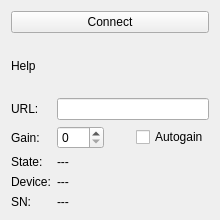
<?xml version="1.0" encoding="UTF-8"?>
<ui version="4.0">
 <class>spyServer_widget_8</class>
 <widget class="QWidget" name="spyServer_widget_8">
  <property name="geometry">
   <rect>
    <x>0</x>
    <y>0</y>
    <width>220</width>
    <height>220</height>
   </rect>
  </property>
  <property name="windowTitle">
   <string>SpyServer Client</string>
  </property>
  <layout class="QVBoxLayout" name="verticalLayout">
   <item>
    <layout class="QHBoxLayout" name="horizontalLayout">
     <item>
      <widget class="QPushButton" name="btnConnect">
       <property name="text">
        <string>Connect</string>
       </property>
      </widget>
     </item>
    </layout>
   </item>
   <item>
    <widget class="QLabel" name="lblHelp">
     <property name="text">
      <string>Help</string>
     </property>
    </widget>
   </item>
   <item>
    <layout class="QFormLayout" name="formLayout">
     <item row="0" column="0">
      <widget class="QLabel" name="label_3">
       <property name="text">
        <string>URL:</string>
       </property>
      </widget>
     </item>
     <item row="0" column="1">
      <widget class="QLineEdit" name="editIpAddress"/>
     </item>
     <item row="3" column="0">
      <widget class="QLabel" name="label_4">
       <property name="text">
        <string>State:</string>
       </property>
      </widget>
     </item>
     <item row="3" column="1">
      <widget class="QLabel" name="lblState">
       <property name="text">
        <string>---</string>
       </property>
      </widget>
     </item>
     <item row="4" column="0">
      <widget class="QLabel" name="label_5">
       <property name="text">
        <string>Device:</string>
       </property>
      </widget>
     </item>
     <item row="4" column="1">
      <widget class="QLabel" name="lblDeviceName">
       <property name="text">
        <string>---</string>
       </property>
      </widget>
     </item>
     <item row="5" column="0">
      <widget class="QLabel" name="label_6">
       <property name="text">
        <string>SN:</string>
       </property>
      </widget>
     </item>
     <item row="5" column="1">
      <widget class="QLabel" name="lblDeviceNumber">
       <property name="text">
        <string>---</string>
       </property>
      </widget>
     </item>
     <item row="2" column="1">
      <layout class="QHBoxLayout" name="horizontalLayout_3">
       <item>
        <widget class="QSpinBox" name="sbGain">
         <property name="maximum">
          <number>999</number>
         </property>
        </widget>
       </item>
       <item>
        <spacer name="horizontalSpacer">
         <property name="orientation">
          <enum>Qt::Orientation::Horizontal</enum>
         </property>
         <property name="sizeHint" stdset="0">
          <size>
           <width>40</width>
           <height>20</height>
          </size>
         </property>
        </spacer>
       </item>
       <item>
        <widget class="QCheckBox" name="cbAutoGain">
         <property name="text">
          <string>Autogain</string>
         </property>
        </widget>
       </item>
      </layout>
     </item>
     <item row="2" column="0">
      <widget class="QLabel" name="label_2">
       <property name="text">
        <string>Gain:</string>
       </property>
      </widget>
     </item>
    </layout>
   </item>
  </layout>
 </widget>
 <resources/>
 <connections/>
</ui>
